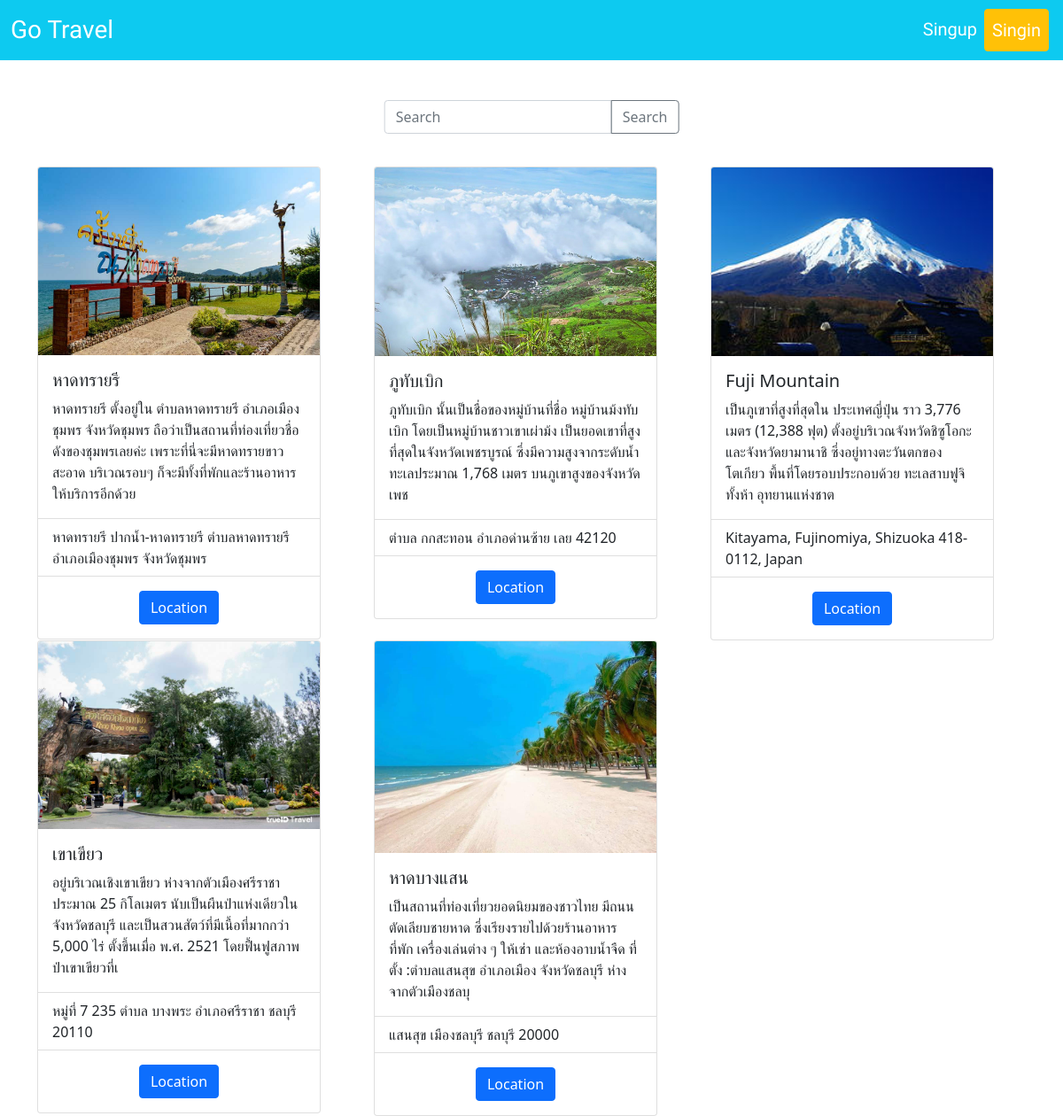
The page / on the database its author committed.
### tables this page shows
CREATE TABLE `addloca` (
  `id` int(11) NOT NULL,
  `file` varchar(255) NOT NULL,
  `attraction` varchar(200) NOT NULL,
  `history` varchar(200) NOT NULL,
  `address` varchar(200) NOT NULL,
  `link` varchar(200) NOT NULL
);

### index.php (the view, shortened to what this page needs)
<?php
include 'sever.php';
$sql = "SELECT * FROM addloca ";
$result = $conn->query($sql);
?>
<!DOCTYPE html>
<html lang="en">
<head>
    <link href="https://cdn.jsdelivr.net/npm/bootstrap@5.1.1/dist/css/bootstrap.min.css" rel="stylesheet">
</head>
<body>
    <nav class="navbar navbar-expand-lg navbar-dark bg-info " style="font-family: 'Gluten', cursive;">
        <div class="container-fluid">
            <a class="navbar-brand fs-3" href="index.php">Go Travel</a>
                </div>
                <form class="d-flex">
                    <ul class="navbar-nav me-auto mb-2 mb-lg-0">
                        <?php
                        if (isset($_SESSION['username']) && $_SESSION['usergroup']  == 'A') {
                        ?>
                            <li class="nav-item">
                                <a class="nav-link active fs-5" aria-current="page" href="addInformation.php">Add Travel</a>
                            </li>
                            <li class="nav-item">
                                <a class="nav-link active fs-5" aria-current="page" href="edituser.php">Edit Account</a>
                            </li>
                            <li class="nav-item">
                                <a class="nav-link active fs-5" aria-current="page" href="logout.php">Logout</a>
                            </li>
                        <?php
                        } else {
                        ?>
                            <li class="nav-item">
                                <a class="nav-link active fs-5" aria-current="page" href="singup.php">Singup</a>
                            </li>
                            <li class="nav-item">
                                <a class="nav-link active btn btn-outline-warning fs-5" aria-current="page" href="singin.php">Singin</a>
                            </li>
                            <li class="nav-item">
                                <a class="nav-link active fs-5" aria-current="page" href="singin.php"></a>
                            </li>
                        <?php
                        }
                        ?>
                    </ul>
                </form>
    </nav>
    <br>
    <br>
    <br>
    <div class="container">
        <div class="position-relative">
            <div class="position-absolute top-50 start-50 translate-middle">
                <div class="input-group input-group-lg">
                    <form action="search.php" method="post">
                        <div class="input-group mb-3">
                            <input type="text" class="form-control" name="search" placeholder="Search">
                            <button class="btn btn-outline-secondary" type="submit" id="search">Search</button>
                        </div>
                    </form>
                </div>
            </div>
        </div>
    </div>
    <br><br>
    <div class="container ">
        <div class="row row-cols-3 ">
            <?php
            while ($row = $result->fetch_object()) { ?>
                <div class="col">
                    <div class="card" style="width: 20rem;">
                        <img src="images/<?php echo $row->file; ?>" class="card-img-top" alt="img">
                        <div class="card-body">
                            <h5 class="card-title"><?php echo $row->attraction; ?></h5>
                            <p class="card-text"><?php echo $row->history; ?></p>
                        </div>
                        <ul class="list-group list-group-flush">
                            <li class="list-group-item"><?php echo $row->address; ?></li>
                        </ul>
                        <div class="card-body">
                            <center>
                                <a href="<?php echo $row->link; ?>" class="btn btn-primary">Location</a>
                            </center>
                        </div>
                    </div>
                </div>
            <?php
            }
            ?>
        </div>
    </div>
</body>
</html>

### rows shown on the page
addloca: file (picture), attraction "หาดทรายรี", history "หาดทรายรี ตั้งอยู่ใน ตำบลหาดทรายรี อำเภอเมืองชุมพร จังหวัดชุมพร ถือว่าเป็นสถานที่ท่องเที่ยวชื่อดังของชุมพรเลยค่ะ เพราะที่นี่จะมีหาดทรายขาวสะอาด บริเวณรอบๆ ก็จะมีทั้งที่พักและร้านอาหารให้บริการอีกด้วย", address "หาดทรายรี ปากน้ำ-หาดทรายรี ตำบลหาดทรายรี อำเภอเมืองชุมพร จังหวัดชุมพร"
addloca: file (picture), attraction "ภูทับเบิก", history "ภูทับเบิก นั้นเป็นชื่อของหมู่บ้านที่ชื่อ หมู่บ้านม้งทับเบิก โดยเป็นหมู่บ้านชาวเขาเผ่าม้ง เป็นยอดเขาที่สูงที่สุดในจังหวัดเพชรบูรณ์ ซึ่งมีความสูงจากระดับน้ำทะเลประมาณ 1,768 เมตร บนภูเขาสูงของจังหวัดเพช", address "ตำบล กกสะทอน อำเภอด่านซ้าย เลย 42120"
addloca: file (picture), attraction "Fuji Mountain", history "เป็นภูเขาที่สูงที่สุดใน ประเทศญี่ปุ่น ราว 3,776 เมตร (12,388 ฟุต) ตั้งอยู่บริเวณจังหวัดชิซูโอกะและจังหวัดยามานาชิ ซึ่งอยู่ทางตะวันตกของ โตเกียว พื้นที่โดยรอบประกอบด้วย ทะเลสาบฟูจิทั้งห้า อุทยานแห่งชาต", address "Kitayama, Fujinomiya, Shizuoka 418-0112, Japan"
addloca: file (picture), attraction "เขาเขียว", history "อยู่บริเวณเชิงเขาเขียว ห่างจากตัวเมืองศรีราชาประมาณ 25 กิโลเมตร นับเป็นผืนป่าแห่งเดียวในจังหวัดชลบุรี และเป็นสวนสัตว์ที่มีเนื้อที่มากกว่า 5,000 ไร่ ตั้งขึ้นเมื่อ พ.ศ. 2521 โดยฟื้นฟูสภาพป่าเขาเขียวที่เ", address "หมู่ที่ 7 235 ตำบล บางพระ อำเภอศรีราชา ชลบุรี 20110"
addloca: file (picture), attraction "หาดบางแสน", history "เป็นสถานที่ท่องเที่ยวยอดนิยมของชาวไทย มีถนนตัดเลียบชายหาด ซึ่งเรียงรายไปด้วยร้านอาหาร ที่พัก เครื่องเล่นต่าง ๆ ให้เช่า และห้องอาบน้ำจืด ที่ตั้ง :ตำบลแสนสุข อำเภอเมือง จังหวัดชลบุรี ห่างจากตัวเมืองชลบุ", address "แสนสุข เมืองชลบุรี ชลบุรี 20000"
